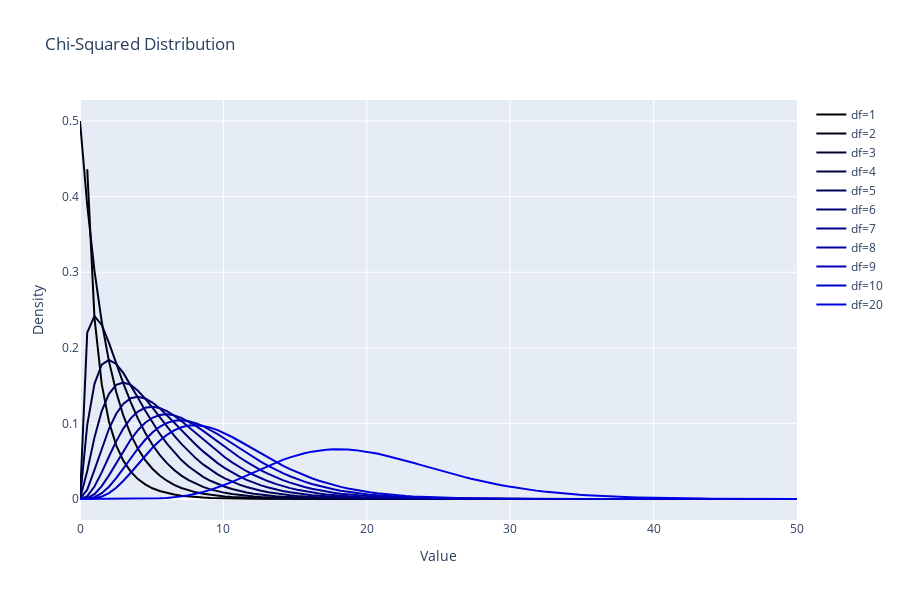

The cell this chart's notebook holds for it:
### Markdown cell above
Here is what the chi-squared distribution looks like with varying degrees of freedom

### Code cell
# Set the degrees of freedom
degrees_of_freedom = [1, 2, 3, 4, 5, 6,7,8,9,10,20]

# Set the x-axis range
x = np.linspace(0, 50, 100)

# Create a figure
fig = go.Figure()

# Plot the chi-squared distributions
for i, df in enumerate(degrees_of_freedom):
    y = chi2.pdf(x, df)
    color = f"rgb(0, 0, {i * (255 // len(degrees_of_freedom))})"
    fig.add_trace(go.Scatter(x=x, y=y, mode='lines', name=f"df={df}", line=dict(color=color)))

# Set the plot title and labels
fig.update_layout(title="Chi-Squared Distribution", xaxis_title="Value", yaxis_title="Density")

# Update the height of the figure layout
fig.update_layout(height=600)

# Show the plot
fig.show()
